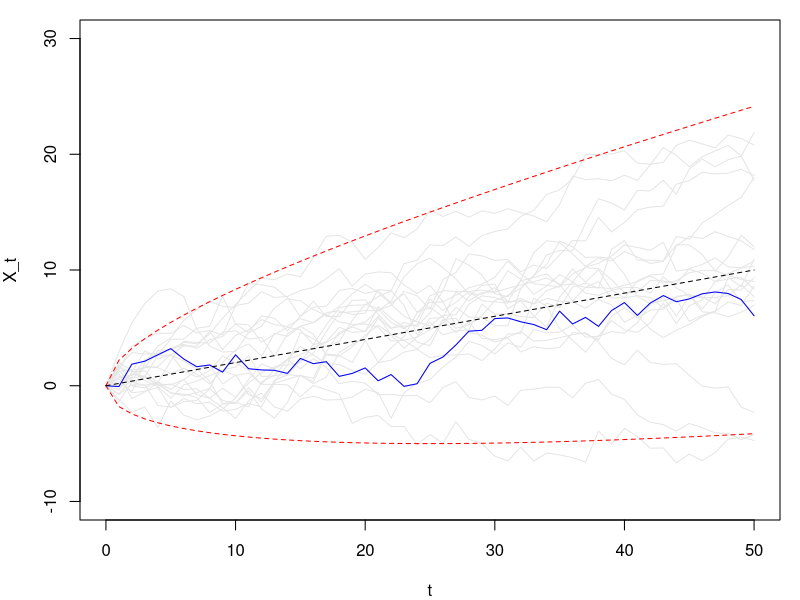

The R script that drew this image: (Note: this script raises an error after producing the figure.)
mu <- 0.2

Z <- rnorm(50, mu, 1)
X <- c(0, cumsum(Z))
t <- 0:50

sd <- sqrt(t)
mu_X <- mu * t

pdf(file = "Plots/random_walk.pdf", width = 4, height = 3.2) 
par(mar = c(4,4,1,1))

plot(X ~ t, type = "l", ylim = c(-10, 30), col = "grey90", ylab = "X_t")

for(i in 1:20) {
  Z <- rnorm(50, mu, 1)
  X <- c(0, cumsum(Z))
  lines(X ~ t, col = "grey90")
}

lines(X ~ t, col = "blue")

lines(2*sd + mu_X ~ t, lty =2, col = "red")
lines(-2*sd + mu_X ~ t, lty =2, col = "red")
lines(mu_X ~ t, lty = 2)

dev.off()

pdf(file = "Plots/random_walk_differences.pdf", width = 4, height = 3.2) 
par(mar = c(4,4,1,1))
plot(Z ~ t, type = "l", ylim = c(-10, 30), col = "grey90", ylab = "X_t - X_{t-1}")
dev.off()

#########

max_t <- 104
Z <- rnorm(max_t, 0, 1)
X <- stats::filter(Z, filter = rep(1/5, 5), sides = 1)
t <- (0:(max_t-1))-4

pdf(file = "Plots/moving_average.pdf", width = 6, height = 3.2) 
par(mar = c(4,4,1,1))
plot(Z ~ t, type = "l", col = "grey", xlim = c(0, max_t), ylim = c(-2, 2), xlab = "t", ylab = "X_t")
points(X ~ t)
lines(X ~ t)
abline(h = 2*sqrt(5*(1/5)^2), lty =2, col = "red")
abline(h = -2*sqrt(5*(1/5)^2), lty =2, col = "red")
abline(h = 0, lty = 2)
dev.off()

pdf(file = "Plots/moving_average_acf.pdf", width = 4, height = 3.2) 
par(mar = c(4,4,1,1))
acf(X[5:max_t], main = "")
t_short <- 0:20
points(pmax(1 - t_short/5, 0) ~ t_short, lty = 2, col = "red")
dev.off()



